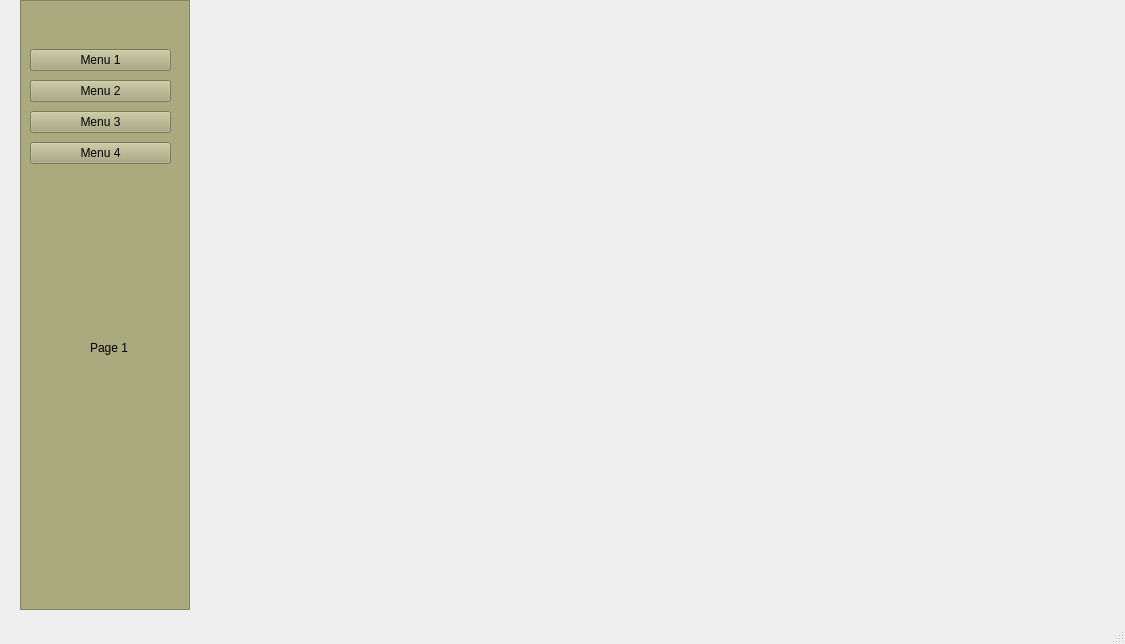
<?xml version="1.0" encoding="UTF-8"?>
<ui version="4.0">
 <class>MainWindow</class>
 <widget class="QMainWindow" name="MainWindow">
  <property name="geometry">
   <rect>
    <x>0</x>
    <y>0</y>
    <width>1125</width>
    <height>644</height>
   </rect>
  </property>
  <property name="windowTitle">
   <string>MainWindow</string>
  </property>
  <widget class="QWidget" name="centralwidget">
   <widget class="QFrame" name="left_menu_frame">
    <property name="geometry">
     <rect>
      <x>20</x>
      <y>0</y>
      <width>170</width>
      <height>610</height>
     </rect>
    </property>
    <property name="autoFillBackground">
     <bool>false</bool>
    </property>
    <property name="styleSheet">
     <string notr="true">background-color: rgb(170, 170, 127)</string>
    </property>
    <property name="frameShape">
     <enum>QFrame::StyledPanel</enum>
    </property>
    <property name="frameShadow">
     <enum>QFrame::Raised</enum>
    </property>
    <widget class="QWidget" name="">
     <property name="geometry">
      <rect>
       <x>10</x>
       <y>40</y>
       <width>141</width>
       <height>135</height>
      </rect>
     </property>
     <layout class="QVBoxLayout" name="verticalLayout">
      <property name="spacing">
       <number>0</number>
      </property>
      <item>
       <widget class="QPushButton" name="button_menu1">
        <property name="styleSheet">
         <string notr="true">QPushButton:hover{
	background-color:rgb(253, 255, 247)
}</string>
        </property>
        <property name="text">
         <string>Menu 1</string>
        </property>
       </widget>
      </item>
      <item>
       <widget class="QPushButton" name="button_menu_2">
        <property name="styleSheet">
         <string notr="true">QPushButton:hover{
	background-color:rgb(253, 255, 247)
}</string>
        </property>
        <property name="text">
         <string>Menu 2</string>
        </property>
       </widget>
      </item>
      <item>
       <widget class="QPushButton" name="button_menu_3">
        <property name="styleSheet">
         <string notr="true">QPushButton:hover{
	background-color:rgb(253, 255, 247)
}</string>
        </property>
        <property name="text">
         <string>Menu 3</string>
        </property>
       </widget>
      </item>
      <item>
       <widget class="QPushButton" name="button_menu_4">
        <property name="styleSheet">
         <string notr="true">QPushButton:hover{
	background-color:rgb(253, 255, 247)
}</string>
        </property>
        <property name="text">
         <string>Menu 4</string>
        </property>
       </widget>
      </item>
     </layout>
    </widget>
    <widget class="QStackedWidget" name="stackedWidget">
     <property name="geometry">
      <rect>
       <x>10</x>
       <y>190</y>
       <width>141</width>
       <height>381</height>
      </rect>
     </property>
     <widget class="QWidget" name="page_1">
      <widget class="QLabel" name="label_1">
       <property name="geometry">
        <rect>
         <x>60</x>
         <y>150</y>
         <width>55</width>
         <height>16</height>
        </rect>
       </property>
       <property name="text">
        <string>Page 1</string>
       </property>
      </widget>
     </widget>
     <widget class="QWidget" name="page_2">
      <widget class="QLabel" name="label_2">
       <property name="geometry">
        <rect>
         <x>40</x>
         <y>100</y>
         <width>61</width>
         <height>71</height>
        </rect>
       </property>
       <property name="text">
        <string>Page 2</string>
       </property>
      </widget>
     </widget>
     <widget class="QWidget" name="page_3">
      <widget class="QLabel" name="label_3">
       <property name="geometry">
        <rect>
         <x>40</x>
         <y>160</y>
         <width>55</width>
         <height>16</height>
        </rect>
       </property>
       <property name="text">
        <string>Page 3</string>
       </property>
      </widget>
     </widget>
     <widget class="QWidget" name="page_4">
      <widget class="QLabel" name="label_4">
       <property name="geometry">
        <rect>
         <x>40</x>
         <y>190</y>
         <width>55</width>
         <height>16</height>
        </rect>
       </property>
       <property name="text">
        <string>Page 4</string>
       </property>
      </widget>
     </widget>
    </widget>
   </widget>
  </widget>
  <widget class="QMenuBar" name="menubar">
   <property name="geometry">
    <rect>
     <x>0</x>
     <y>0</y>
     <width>1125</width>
     <height>26</height>
    </rect>
   </property>
  </widget>
  <widget class="QStatusBar" name="statusbar"/>
 </widget>
 <resources/>
 <connections/>
</ui>
